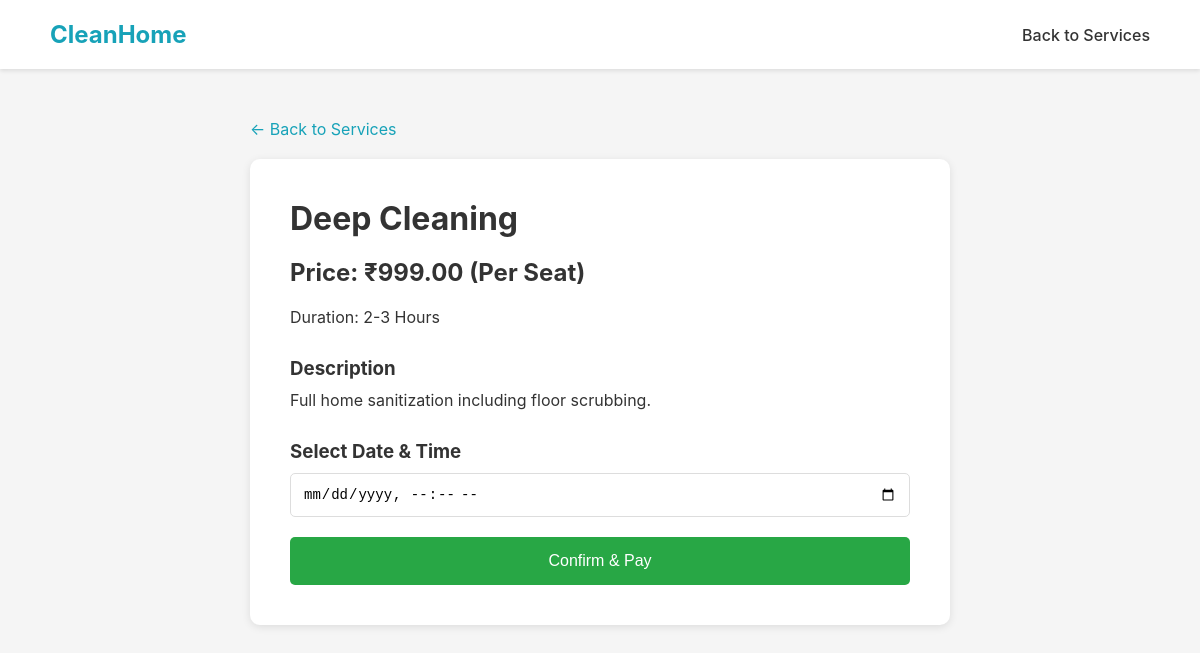
Page /service/1/ (signed in) on the committed database.
### cleaning/models.py (models this page shows, shortened)
class Service(models.Model):
    SERVICE_TYPES = [
        ('deep', 'Deep Cleaning'),
        ('sofa', 'Sofa Cleaning'),
        ('movein', 'Move-In Service'),
    ]
    name = models.CharField(max_length=100)
    service_type = models.CharField(max_length=20, choices=SERVICE_TYPES)
    description = models.TextField()
    price = models.DecimalField(max_digits=10, decimal_places=2)
    duration = models.CharField(max_length=50)
    is_best_value = models.BooleanField(default=False)

### cleaning/views.py (the view, shortened to what this page needs)
# urls.py: path('service/<int:service_id>/', views.service_detail, name='service_detail'),
@login_required
def service_detail(request, service_id):
    service = get_object_or_404(Service, id=service_id)
    return render(request, 'cleaning/service_detail.html', {'service': service})

### cleaning/templates/cleaning/service_detail.html (shortened to what this page needs)
{% load static %}
<!DOCTYPE html>
<html lang="en">
<head>
    <link rel="stylesheet" href="{% static 'cleaning/style.css' %}">
</head>
<body>
    <div class="navbar">
        <a href="{% url 'index' %}" class="logo">CleanHome</a>
        <nav>
            <a href="{% url 'services' %}">Back to Services</a>
        </nav>
    </div>
    <div class="service-detail">
        <a href="{% url 'services' %}" class="back-link">← Back to Services</a>
        <div class="detail-card">
            <h1>{{ service.name }}</h1>
            <p class="price">Price: ₹{{ service.price }} (Per Seat)</p>
            <p>Duration: {{ service.duration }}</p>
            <h3>Description</h3>
            <p>{{ service.description }}</p>
            <h3>Select Date & Time</h3>
            <form method="POST">
                <input type="datetime-local" name="date_time" required>
                <button type="submit" class="btn-confirm">Confirm & Pay</button>
            </form>
        </div>
    </div>
</body>
</html>

### cleaning/static/cleaning/style.css (style rules this page uses)
* { margin: 0; padding: 0; box-sizing: border-box; }
body { font-family: -apple-system, BlinkMacSystemFont, 'Segoe UI', Roboto, 'Helvetica Neue', Arial, sans-serif; background-color: #f5f5f5; color: #333; }
.navbar { background-color: white; padding: 20px 50px; display: flex; justify-content: space-between; align-items: center; box-shadow: 0 2px 4px rgba(0,0,0,0.1); }
.navbar .logo { font-size: 24px; font-weight: bold; color: #17a2b8; text-decoration: none; }
.navbar nav a { margin-left: 30px; text-decoration: none; color: #333; font-weight: 500; }
.service-detail { padding: 50px; max-width: 800px; margin: 0 auto; }
.detail-card { background: white; padding: 40px; border-radius: 10px; box-shadow: 0 2px 8px rgba(0,0,0,0.1); }
.detail-card h1 { margin-bottom: 20px; }
.price { font-size: 24px; font-weight: bold; margin: 20px 0; }
.detail-card h3 { margin: 30px 0 10px; }
.btn-confirm { background-color: #28a745; color: white; padding: 15px; width: 100%; border: none; border-radius: 5px; font-size: 16px; font-weight: 500; cursor: pointer; margin-top: 20px; }
.back-link { display: inline-block; color: #17a2b8; text-decoration: none; margin-bottom: 20px; }
input[type="datetime-local"] { width: 100%; padding: 12px; border: 1px solid #ddd; border-radius: 5px; font-size: 14px; }

### rows in the picture
Service: name "Deep Cleaning", price "999.00", duration "2-3 Hours", description "Full home sanitization including floor scrubbing."
